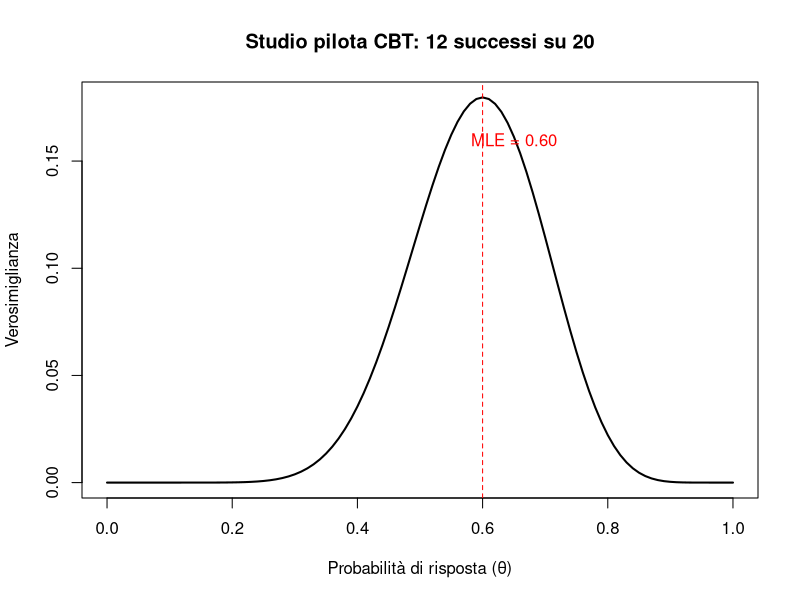
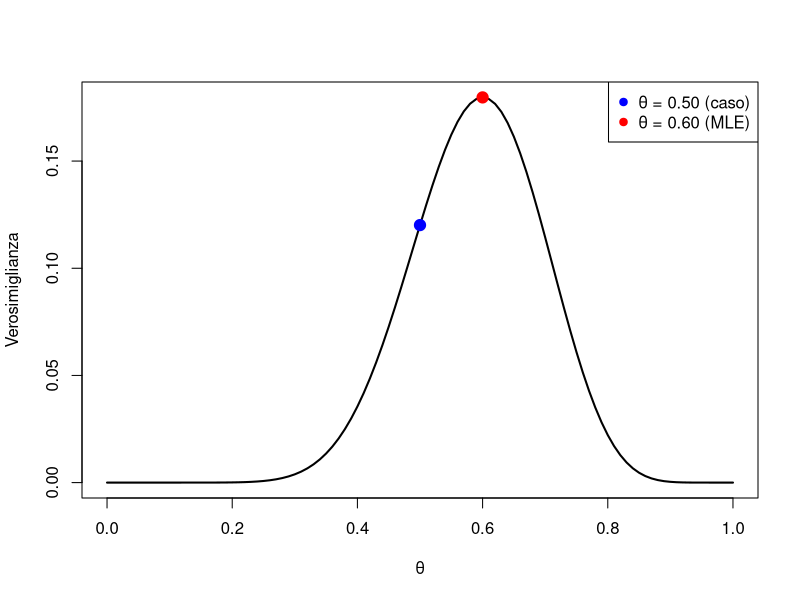
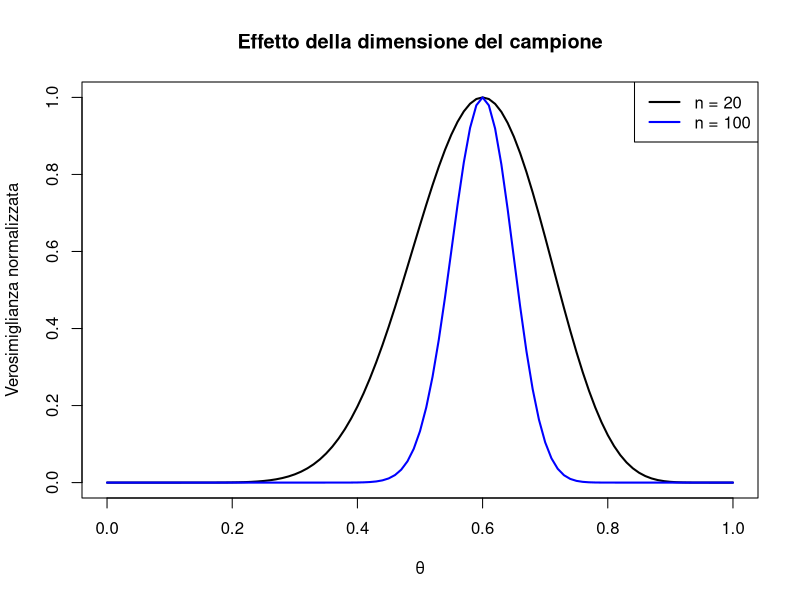
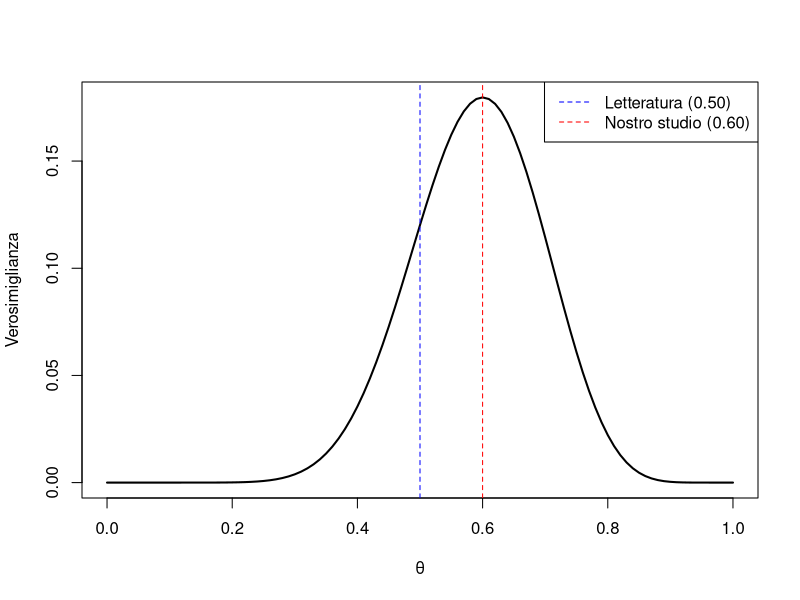
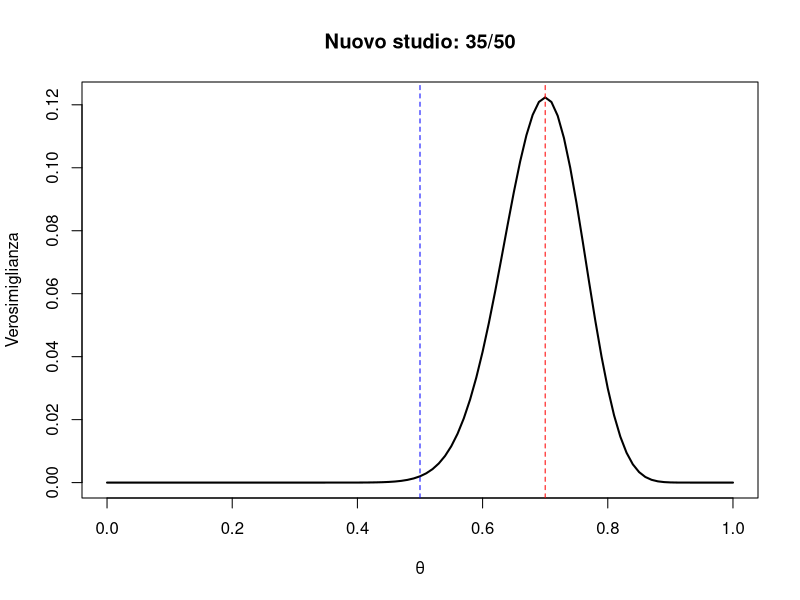
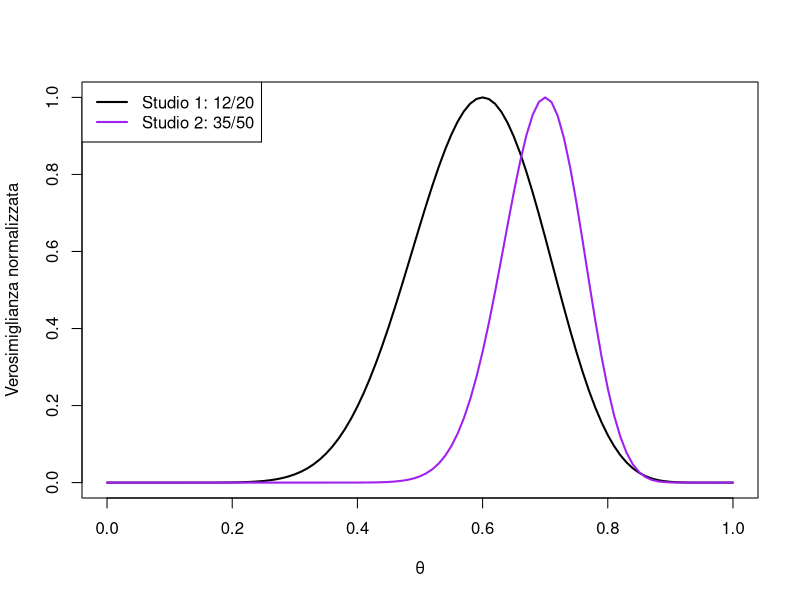
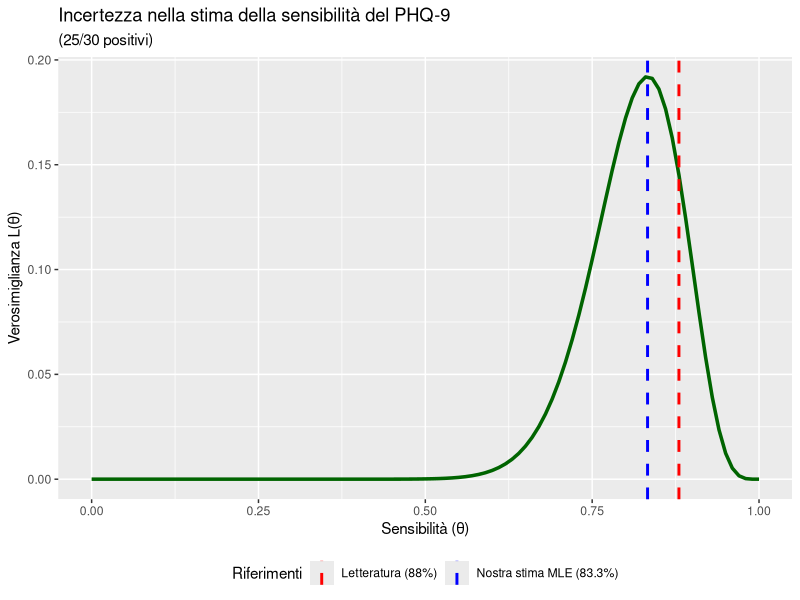
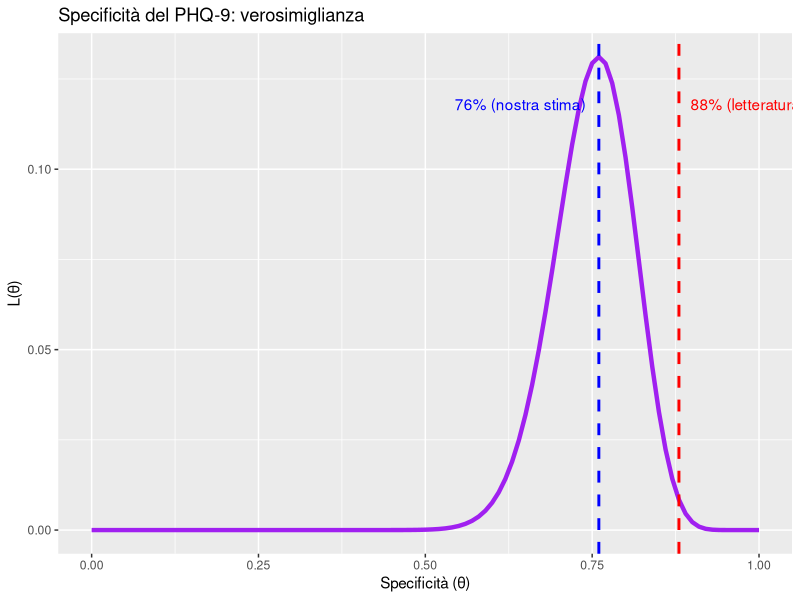

Write R code to recreate these figures, in order.
## ---- chunk 1
#| echo: false
set.seed(42)
## ---- chunk 2
# I nostri dati
successi <- 12
n_pazienti <- 20

# Griglia di valori possibili per theta
theta <- seq(0, 1, by = 0.01)

# Verosimiglianza per ogni valore di theta
verosim <- dbinom(successi, n_pazienti, prob = theta)
## ---- chunk 3
#| fig-height: 5
plot(theta, verosim, type = "l", lwd = 2,
     xlab = "Probabilità di risposta (θ)",
     ylab = "Verosimiglianza",
     main = "Studio pilota CBT: 12 successi su 20")
abline(v = 0.6, col = "red", lty = 2)
text(0.65, 0.16, "MLE = 0.60", col = "red")
## ---- chunk 4
L_050 <- dbinom(12, 20, prob = 0.50)
L_060 <- dbinom(12, 20, prob = 0.60)

c(L_theta_050 = L_050, L_theta_060 = L_060)
## ---- chunk 5
L_060 / L_050
## ---- chunk 6
#| fig-height: 4.5
plot(theta, verosim, type = "l", lwd = 2,
     xlab = "θ", ylab = "Verosimiglianza")
points(0.50, L_050, pch = 19, cex = 1.5, col = "blue")
points(0.60, L_060, pch = 19, cex = 1.5, col = "red")
legend("topright", c("θ = 0.50 (caso)", "θ = 0.60 (MLE)"),
       col = c("blue", "red"), pch = 19)
## ---- chunk 7
verosim_100 <- dbinom(60, 100, prob = theta)
## ---- chunk 8
#| fig-height: 4.5
# Normalizziamo per confrontare le forme
plot(theta, verosim/max(verosim), type = "l", lwd = 2,
     xlab = "θ", ylab = "Verosimiglianza normalizzata",
     main = "Effetto della dimensione del campione")
lines(theta, verosim_100/max(verosim_100), col = "blue", lwd = 2)
legend("topright", c("n = 20", "n = 100"), col = c("black", "blue"), lwd = 2)
## ---- chunk 9
L_050_grande <- dbinom(60, 100, prob = 0.50)
L_060_grande <- dbinom(60, 100, prob = 0.60)

L_060_grande / L_050_grande
## ---- chunk 10
#| fig-height: 4
plot(theta, verosim, type = "l", lwd = 2,
     xlab = "θ", ylab = "Verosimiglianza")
abline(v = 0.50, col = "blue", lty = 2)
abline(v = 0.60, col = "red", lty = 2)
legend("topright", c("Letteratura (0.50)", "Nostro studio (0.60)"),
       col = c("blue", "red"), lty = 2)
## ---- chunk 11
# Dati del nuovo studio
successi_nuovo <- 35
n_nuovo <- 50

# MLE
MLE_nuovo <- successi_nuovo / n_nuovo
MLE_nuovo
## ---- chunk 12
# Verosimiglianza
verosim_nuovo <- dbinom(successi_nuovo, n_nuovo, prob = theta)
## ---- chunk 13
#| fig-height: 4.5
plot(theta, verosim_nuovo, type = "l", lwd = 2,
     xlab = "θ", ylab = "Verosimiglianza",
     main = "Nuovo studio: 35/50")
abline(v = 0.50, col = "blue", lty = 2)
abline(v = 0.70, col = "red", lty = 2)
## ---- chunk 14
#| fig-height: 4.5
plot(theta, verosim/max(verosim), type = "l", lwd = 2,
     xlab = "θ", ylab = "Verosimiglianza normalizzata")
lines(theta, verosim_nuovo/max(verosim_nuovo), col = "purple", lwd = 2)
legend("topleft", c("Studio 1: 12/20", "Studio 2: 35/50"), 
       col = c("black", "purple"), lwd = 2)
## ---- chunk 15
# Dati del nostro studio di validazione
positivi <- 25
pazienti_depressi <- 30

# Massima verosimiglianza (MLE)
sensibilita_stimata <- positivi / pazienti_depressi
sensibilita_stimata
## ---- chunk 16
library(ggplot2)

theta <- seq(0, 1, by = 0.01)
verosim <- dbinom(25, 30, prob = theta)
df <- data.frame(theta, verosim)

#  Creazione del grafico
g1 <- ggplot(df, aes(x = theta, y = verosim)) +
  # Curva di verosimiglianza
  geom_line(color = "darkgreen", size = 1.2) +
  # Linee verticali per i riferimenti
  geom_vline(aes(xintercept = 0.88, color = "Letteratura (88%)"), linetype = "dashed", linewidth = 1) +
  geom_vline(aes(xintercept = 0.833, color = "Nostra stima MLE (83.3%)"), linetype = "dashed", linewidth = 1) +
  # Personalizzazione colori e legenda
  scale_color_manual(name = "Riferimenti", 
                     values = c("Letteratura (88%)" = "red", 
                                "Nostra stima MLE (83.3%)" = "blue")) +
  # Etichette e Titoli
  labs(title = "Incertezza nella stima della sensibilità del PHQ-9",
       subtitle = "(25/30 positivi)",
       x = "Sensibilità (θ)",
       y = "Verosimiglianza L(θ)") +
  theme(legend.position = "bottom")
## ---- chunk 17
#| echo: false
g1
## ---- chunk 18
# Dati per la specificità
veri_negativi <- 38          # Test negativi tra i sani
pazienti_sani <- 50          # Totale pazienti senza depressione

# Stima di massima verosimiglianza (MLE)
specificita_stimata <- veri_negativi / pazienti_sani
specificita_stimata
## ---- chunk 19
verosim_spec <- dbinom(38, 50, prob = theta)

g2 <- ggplot(data.frame(theta = theta, L = verosim_spec), aes(x = theta, y = L)) +
  geom_line(color = "purple", linewidth = 1.5) +
  geom_vline(xintercept = c(0.88, 0.76), 
             color = c("red", "blue"), 
             linetype = "dashed", linewidth = 1
            ) +
  labs(
    title = "Specificità del PHQ-9: verosimiglianza",
    x = "Specificità (θ)",
    y = "L(θ)", color = "Riferimenti"
  ) +
  annotate("text", x = c(0.88, 0.76), 
           y = rep(max(verosim_spec) * 0.9, 2),
           label = c("88% (letteratura)", "76% (nostra stima)"),
           color = c("red", "blue"), hjust = c(-0.1, 1.1))
## ---- chunk 20
#| echo: false
g2
## ---- chunk 21
# Calcolo delle verosimiglianze
verosim_faccia <- dbinom(18, 22, prob = theta)
verosim_digitale <- dbinom(14, 20, prob = theta)

# Creiamo un data frame combinato
df_confronto <- data.frame(
  theta = rep(theta, 2),
  verosim_norm = c(verosim_faccia/max(verosim_faccia),
                   verosim_digitale/max(verosim_digitale)),
  formato = rep(c("CBT faccia a faccia", "CBT digitale"), each = length(theta))
)

# Valori MLE per le linee verticali
mle_faccia <- 18/22
mle_digitale <- 14/20
## ---- chunk 22
g3 <- ggplot(df_confronto, aes(x = theta, y = verosim_norm, color = formato)) +
  geom_line(linewidth = 1.2) +
  geom_vline(xintercept = c(mle_faccia, mle_digitale), 
             linetype = "dashed", 
             color = "gray50",
             alpha = 0.7) +
  scale_color_manual(values = c("CBT faccia a faccia" = "#1f77b4",
                                "CBT digitale" = "#ff7f0e")) +
  labs(
    title = "Confronto verosimiglianze: aderenza a due formati CBT",
    x = "Probabilità di completamento (θ)",
    y = "Verosimiglianza normalizzata",
    color = NULL
  ) +
  theme(
    legend.position = c(0.25, 0.90),
    legend.background = element_rect(fill = "white", color = "gray80")
  ) +
  scale_x_continuous(labels = scales::percent) +
  scale_y_continuous(limits = c(0, 1.05))
## ---- chunk 23
#| echo: false
g3
## ---- chunk 24
# Calcolo delle verosimiglianze
verosim_faccia <- dbinom(180, 220, prob = theta)
verosim_digitale <- dbinom(140, 200, prob = theta)

# Creiamo un data frame combinato
df_confronto <- data.frame(
  theta = rep(theta, 2),
  verosim_norm = c(verosim_faccia/max(verosim_faccia),
                   verosim_digitale/max(verosim_digitale)),
  formato = rep(c("CBT faccia a faccia", "CBT digitale"), each = length(theta))
)

# Valori MLE per le linee verticali
mle_faccia <- 180/220
mle_digitale <- 140/200
## ---- chunk 25
g4 <- ggplot(df_confronto, aes(x = theta, y = verosim_norm, color = formato)) +
  geom_line(linewidth = 1.2) +
  geom_vline(xintercept = c(mle_faccia, mle_digitale), 
             linetype = "dashed", 
             color = "gray50",
             alpha = 0.7) +
  scale_color_manual(values = c("CBT faccia a faccia" = "#1f77b4",
                                "CBT digitale" = "#ff7f0e")) +
  labs(
    title = "Confronto verosimiglianze: aderenza a due formati CBT",
    x = "Probabilità di completamento (θ)",
    y = "Verosimiglianza normalizzata",
    color = NULL
  ) +
  theme(
    legend.position = c(0.25, 0.90),
    legend.background = element_rect(fill = "white", color = "gray80")
  ) +
  scale_x_continuous(labels = scales::percent) +
  scale_y_continuous(limits = c(0, 1.05))
## ---- chunk 26
#| echo: false
g4
## ---- chunk 27
# Verosimiglianza con n = 500
dbinom(300, 500, prob = 0.60)
## ---- chunk 28
# Log-verosimiglianza
dbinom(300, 500, prob = 0.60, log = TRUE)
## ---- chunk 29
theta <- seq(0.01, 0.99, by = 0.01)
loglik <- dbinom(300, 500, prob = theta, log = TRUE)

# Trova il massimo
theta[which.max(loglik)]
## ---- chunk 30
#| fig-height: 4.5
plot(theta, loglik, type = "l", lwd = 2,
     xlab = "θ", ylab = "Log-verosimiglianza",
     main = "Log-verosimiglianza per 300/500 successi")
abline(v = 0.60, col = "red", lty = 2)
